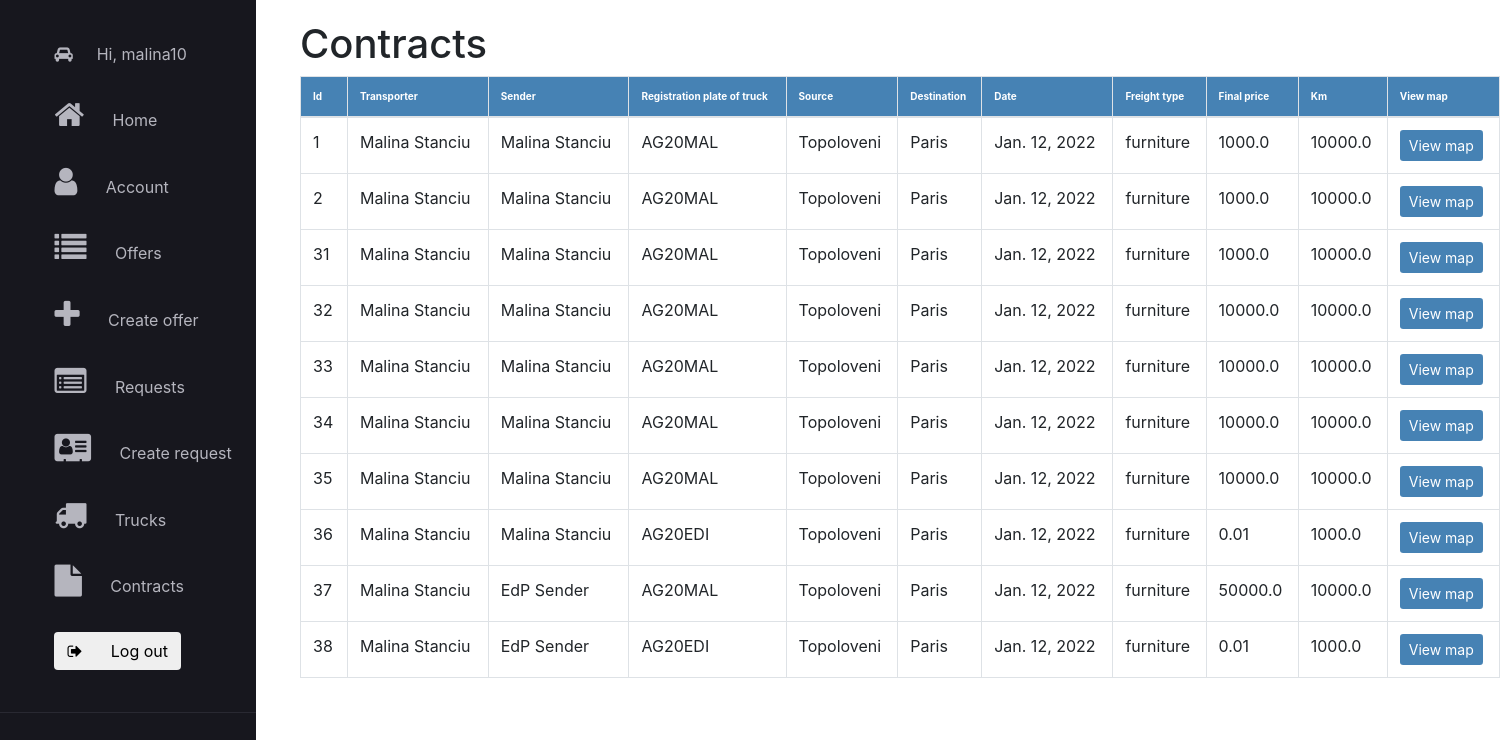
/contracts/ (signed in), run on an earlier commit of the app's database.
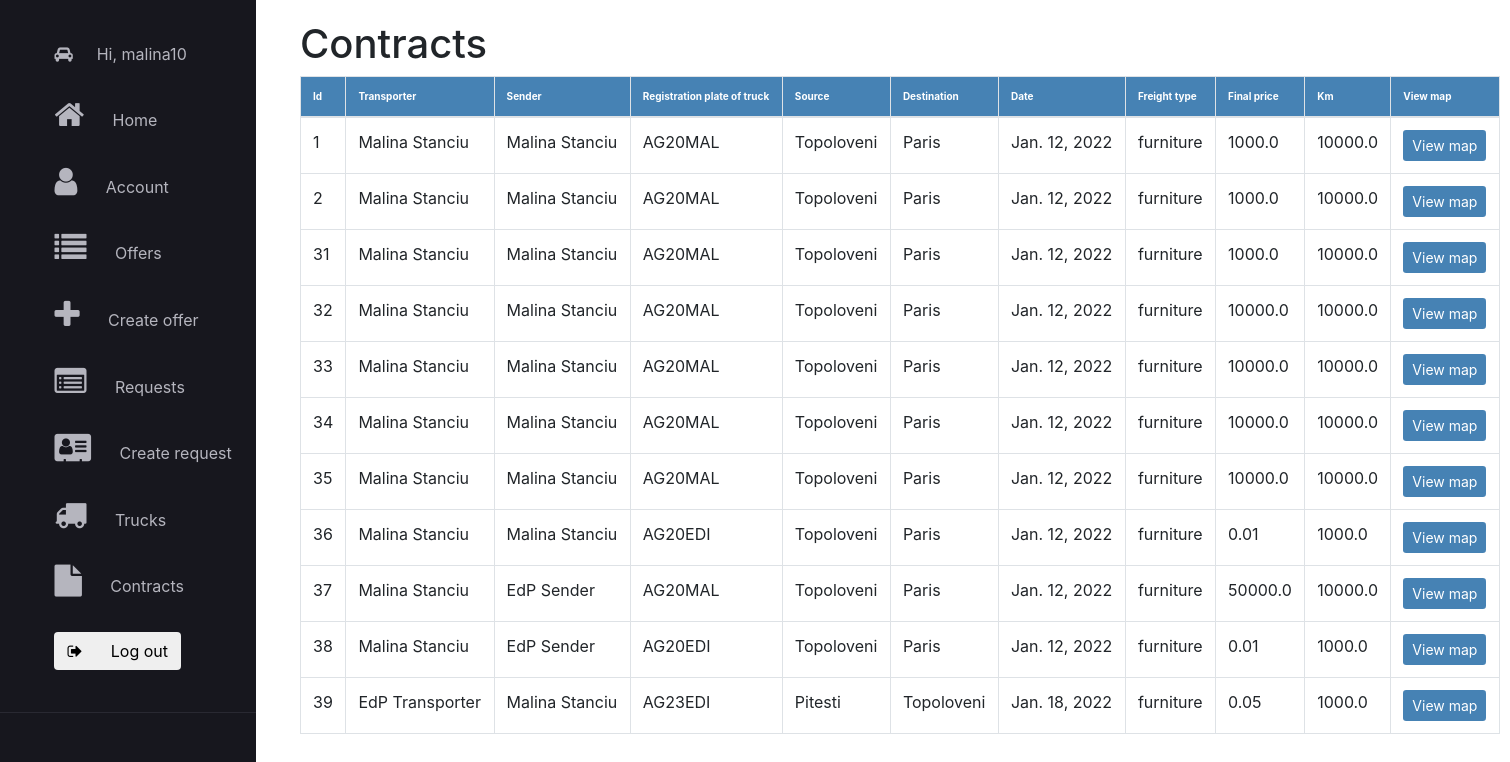
And on a later commit of the database.
### application/models.py (models this page shows)
class Contract(models.Model):
    id = models.AutoField(primary_key=True)
    transporterID = models.ForeignKey(User, on_delete=models.CASCADE, related_name='transporter')
    senderID = models.ForeignKey(User, on_delete=models.CASCADE, related_name='sender')
    truckID = models.ForeignKey(Truck, on_delete=models.CASCADE)
    source = models.TextField(max_length=25)
    destination = models.TextField(max_length=25)
    date = models.DateField(auto_now_add=True)
    freight_type = models.TextField(max_length=15)
    final_price = models.FloatField()
    km = models.FloatField()

class Truck(models.Model):
    id = models.AutoField(primary_key=True)
    type = models.CharField(max_length=20)
    brand = models.CharField(max_length=20)
    registration_plate = models.CharField(max_length=15, unique=True)
    fuel = models.CharField(max_length=10)
    max_load = models.IntegerField()
    ownerId = models.ForeignKey(User, on_delete=models.CASCADE)

### application/views.py (the view)
# urls.py: path('contracts/', application_views.contracts, name='contracts'),
@login_required(login_url='login')
def contracts(request):
    context = create_context(request)
    contracts = Contract.objects.all()
    user = request.user
    context['contracts'] = contracts
    context['user'] = user
    return render(request, 'application/contracts.html', context=context)

### application/functions.py (called while the page is built)
def get_user_info(request):
    user = request.user
    user_groups = [group.name for group in user.groups.all()]
    if 'admin' in user_groups:
        user_type = 'admin'
    elif 'transportator' in user_groups:
        user_type = 'transportator'
    else:
        user_type = 'client'
    out = {'user': user,
           'user_groups': user_groups,
           'user_type': user_type
           }
    return out

def create_context(request=None, extract_user_info=True):
    if extract_user_info and not request:
        raise ValueError("request must be set if extract_user_info is True")
    out = {}
    if extract_user_info:
        out.update(get_user_info(request))
    return out

### application/templates/application/contracts.html (shortened to what this page needs)
{% extends 'application/main_layout_application.html' %}
{% load static %}
{% block content %}
    <link rel="stylesheet" href="{% static 'application/css/contracts.css' %}">
    <div style="margin-left: 300px; margin-top: 20px">
        <h1 style="">Contracts</h1>
            <div class="table-wrapper-scroll-y custom-scrollbar">
                <table class="table table-bordered">
                    <thead>
                        <tr>
                            <th>Id</th>
                            <th>Transporter</th>
                            <th>Sender</th>
                            <th>Registration plate of truck </th>
                            <th>Source</th>
                            <th>Destination</th>
                            <th>Date</th>
                            <th>Freight type</th>
                            <th>Final price</th>
                            <th>Km</th>
                            <th>View map</th>
                        </tr>
                    </thead>
                    <tbody>
                        {% for contract in contracts %}
                            {% if contract.senderID.id == user.id or contract.transporterID.id == user.id %}
                            <tr>
                                <td>{{ contract.id }}</td>
                                <td>{{ contract.transporterID.first_name }} {{ contract.transporterID.last_name }}</td>
                                <td>{{ contract.senderID.first_name }} {{ contract.senderID.last_name }}</td>
                                <td>{{ contract.truckID.registration_plate }}</td>
                                <td>{{ contract.source }}</td>
                                <td>{{ contract.destination }}</td>
                                <td>{{ contract.date }}</td>
                                <td>{{ contract.freight_type }}</td>
                                <td>{{ contract.final_price }}</td>
                                <td>{{ contract.km }}</td>
                                <td>
                                    <form action="{% url 'display_map' contract.id %}" method="POST">
                                        <button class="btn-sm btn" style="color: white; background-color: steelblue">View map</button>
                                    </form>
                                </td>
                            </tr>
                            {% endif %}
                        {% endfor %}
                    </tbody>
                </table>
            </div>
    </div>
{% endblock %}

What changed in the data, as far as the page shows it:
added Contract: id "39", transporterID.first_name "EdP", transporterID.last_name "Transporter", senderID.first_name "Malina", senderID.last_name "Stanciu", truckID.registration_plate "AG23EDI", source "Pitesti", destination "Topoloveni", date "Jan. 18, 2022", freight_type "furniture", final_price "0.05", km "1000.0"
